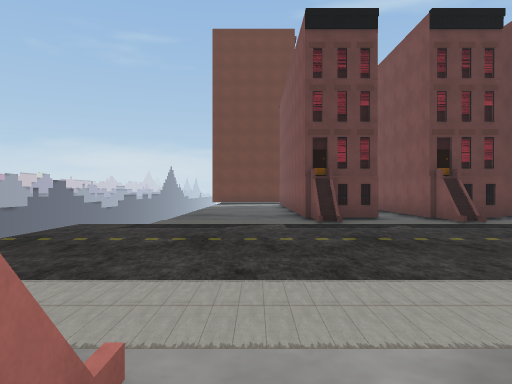
View 1 (above)

18 first-person views from a walk through a Unity game level. The camera is 1.4 m above the floor, looks level and sees 70° across. The floor is counted in squares, 2 m on a side. Each view is taken from the middle of a square. On the plan, view 1 faces up. The plan holds only what a view shows up to about 11 squares ahead; the rest is blank. The place goes on beyond the plan. The player is left out. Some surface patterns are stand-ins.

View 2
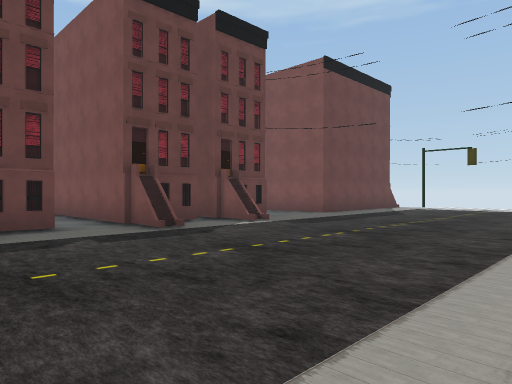

View 3
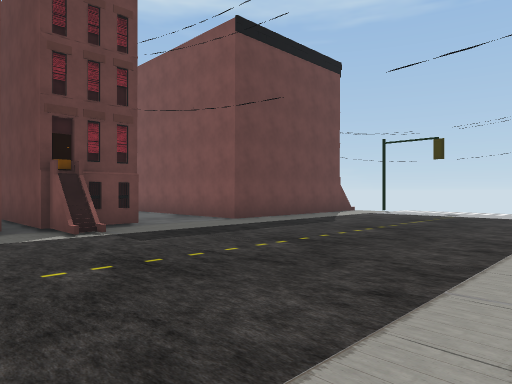

View 4
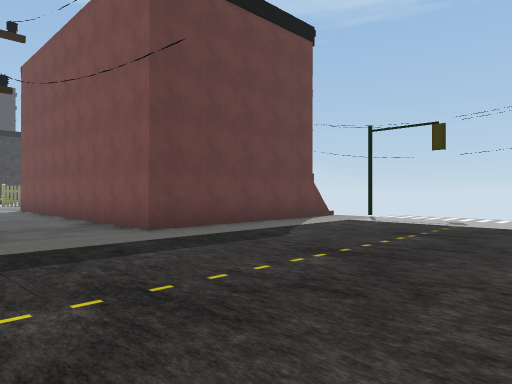

View 5
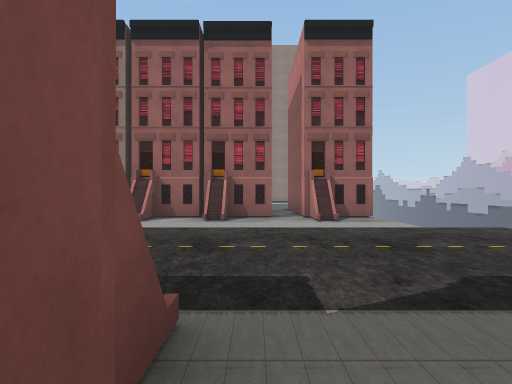

View 6
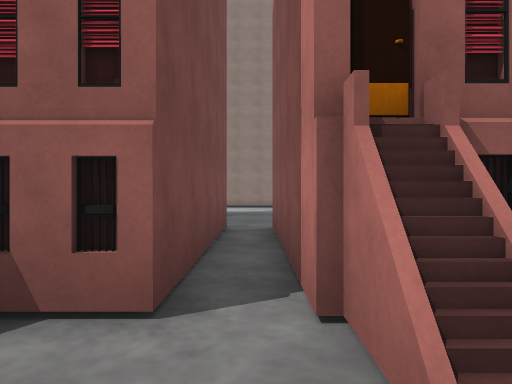

View 7
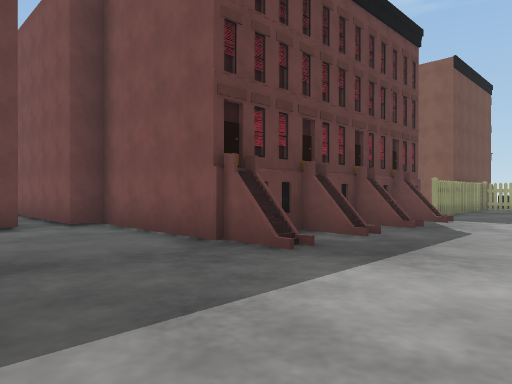

View 8
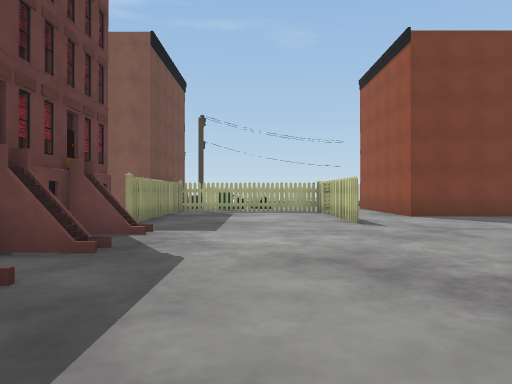

View 9
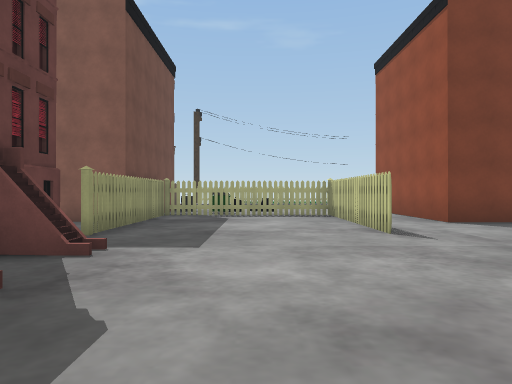

View 10
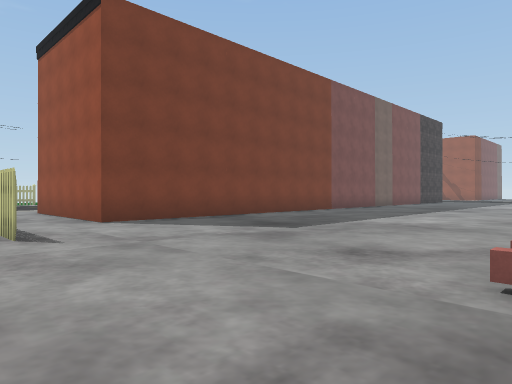

View 11
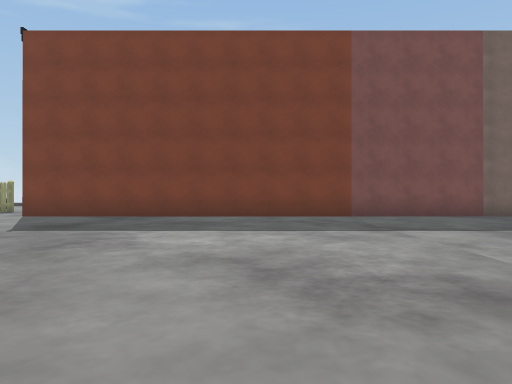

View 12
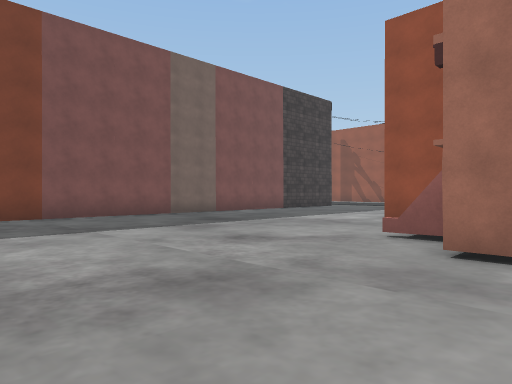

View 13
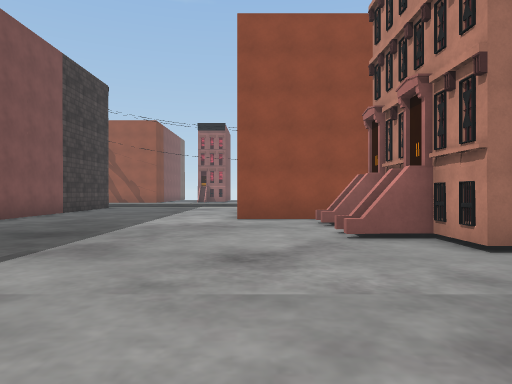

View 14
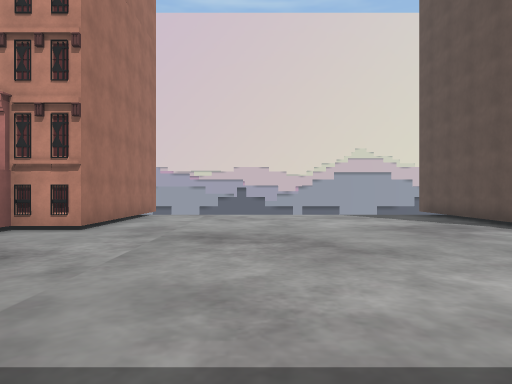

View 15
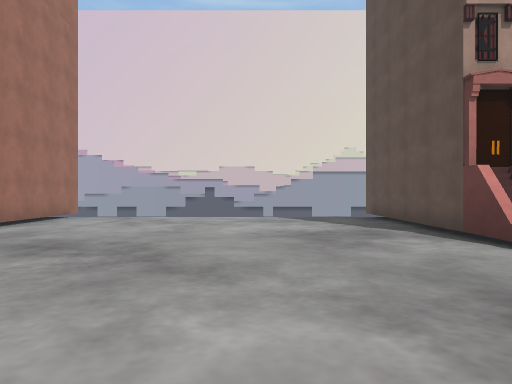

View 16
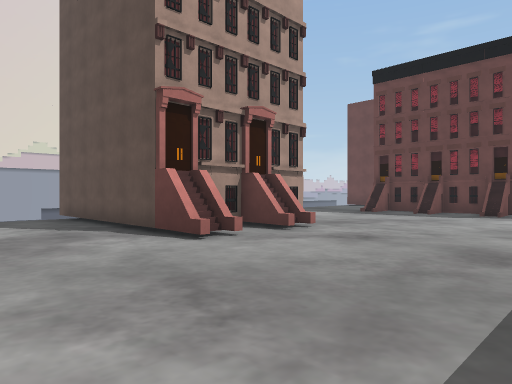

View 17
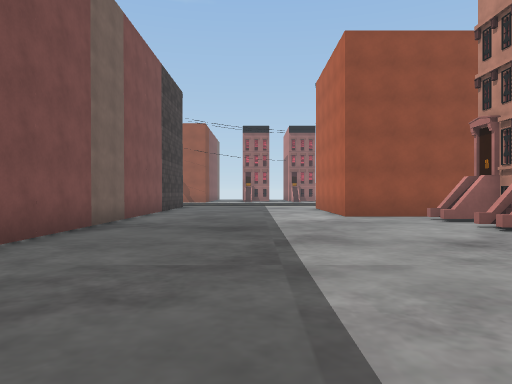

View 18
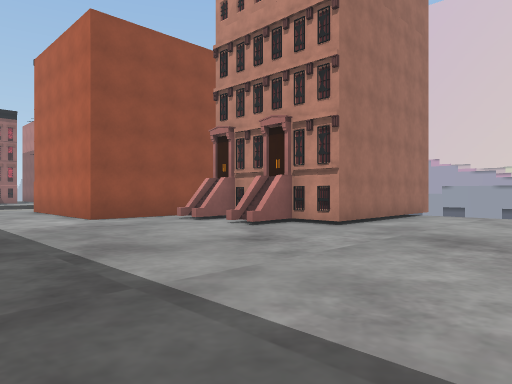

### Floor plan
Points are (right, up) in squares from view 1. A wall is a line through its corners. A room is listed if a view was taken in it or the views show most of it. See-through windows are left out.
Room 1 (views 1, 7, 8, 9, 10, 11, 12, 13, 14, 15, 16, 17, 18)
walls: (3.6, -18.8) (-2.8, -18.8); (3.6, -18.1) (2.6, -18.1); (3.1, -17.9) (3.1, -18.9); (2.9, -17.9) (2.9, -18.5); (3.6, -16.8) (2.3, -16.8) (2.3, -17.5); (3.6, -16.1) (2.6, -16.1); (3.1, -15.9) (3.1, -16.9); (2.3, -14.6) (2.3, -15.2); (9.1, -14.2) (14, -14.2) (14, -9.3) (8.9, -9.3); (2.4, -27.5) (2.3, -28.5) (3.7, -28.5); (3.1, -28.4) (3.1, -29.4); (2.9, -28.7) (2.9, -29.4); (2.4, -29.1) (3.6, -29.1); (5.1, -9.9) (5.1, -8.9) (4.4, -8.9); (5.6, -9.9) (5.6, -9.5) (5.1, -9.5); (3.3, -9.9) (3.3, -8.9) (2.4, -8.9); (2.3, -29.9) (2.3, -30.5) (3.6, -30.5); (-2.6, -27.2) (2.3, -27.2) (2.3, -28.5); (3.9, -9.5) (3.2, -9.5); (3.1, -30.4) (3.1, -31.4); (5.6, -9.3) (5.1, -9.3); (1.3, -9.9) (1.3, -5.1) (0.6, -5.1) (0.6, 0); (3.9, -9.3) (3.2, -9.3); (7.6, -9.5) (7, -9.5); (2, -9.5) (1.5, -9.5) (1.5, -8.8); (7.6, -9.3) (7, -9.3); (2.9, -30.9) (2.9, -31.4); (2, -9.3) (1.4, -9.3); (7, -8.9) (5.7, -8.9) (5.7, -9.7); (2.5, -31.1) (3.6, -31.1); (8.7, -8.9) (8.1, -8.9); (2.4, -32.3) (5.5, -32.3) (5.5, -34.5); (11.3, -34) (11.3, -16.4) (15.1, -16.4); (-0.5, -2.1) (-0.5, -2.6); (-0.5, 0.9) (-0.5, -2)
ways out: opening at (0, 1) to room 2; opening at (14.5, -15.5); gap at (-3, -27); gap at (-3, -19); gap at (12, -14); gap at (14, -12)
Room 2 (views 2, 3, 4, 5, 6)
walls: (7.5, 8.5) (7.5, 8.9) (7, 8.9); (7.6, 8.6) (7, 8.6) (7, 11.9); (5.1, 8.5) (5.1, 8.9) (4.5, 8.9); (5.1, 8.6) (4.5, 8.6) (4.5, 13.9); (6.4, 9.3) (5.4, 9.3); (8.9, 9.3) (7.6, 9.3); (3.8, 0.5) (4.2, 0.5); (3.1, 9.3) (2, 9.3); (2, 8.6) (1.3, 8.6) (1.3, 9); (2, 8.9) (1.4, 8.9); (2.3, 0) (3.8, 0) (3.8, 0.8); (1.8, 0.5) (2.4, 0.5); (1.3, 9.1) (1.3, 11); (0.6, 0) (1.9, 0); (-0.9, 0.8) (-0.9, 0.9); (-0.9, 0.6) (-0.4, 0.6); (-0.9, 0.5) (-0.4, 0.5); (16.5, 9.1) (11.3, 9.1) (11.3, 15.2); (-2.2, 0) (-1, 0); (17.2, 9.1) (16.6, 9.1); (11.3, -8.4) (11.3, -7.4)
low walls: (-0.9, 0.9) (-0.5, 0.9)
ways out: opening at (0, 1) to room 1

Where each view was taken, in squares from view 1:
view 1: 0 up, 0 right, facing up
view 2: 2 up, 1 right, facing up-right
view 3: 2 up, 5 right, facing up-right
view 4: 3 up, 8 right, facing up-right
view 5: 10 up, 1 right, facing down
view 6: 2 up, 0 right, facing down
view 7: 13 down, 2 left, facing up-right
view 8: 12 down, 1 right, facing right
view 9: 12 down, 3 right, facing right
view 10: 13 down, 3 right, facing down-right
view 11: 23 down, 1 right, facing right
view 12: 23 down, 1 right, facing down-right
view 13: 23 down, 5 right, facing down
view 14: 24 down, 9 right, facing left
view 15: 22 down, 8 right, facing left
view 16: 22 down, 8 right, facing up-left
view 17: 22 down, 8 right, facing down
view 18: 23 down, 9 right, facing down-left
